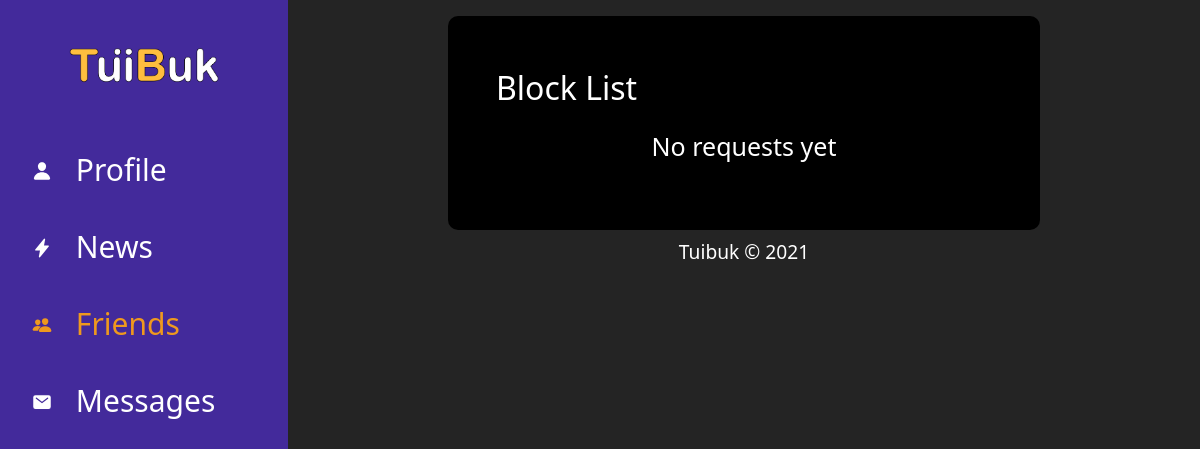
Before: /friends/block-list/ (signed in) with the older database file.
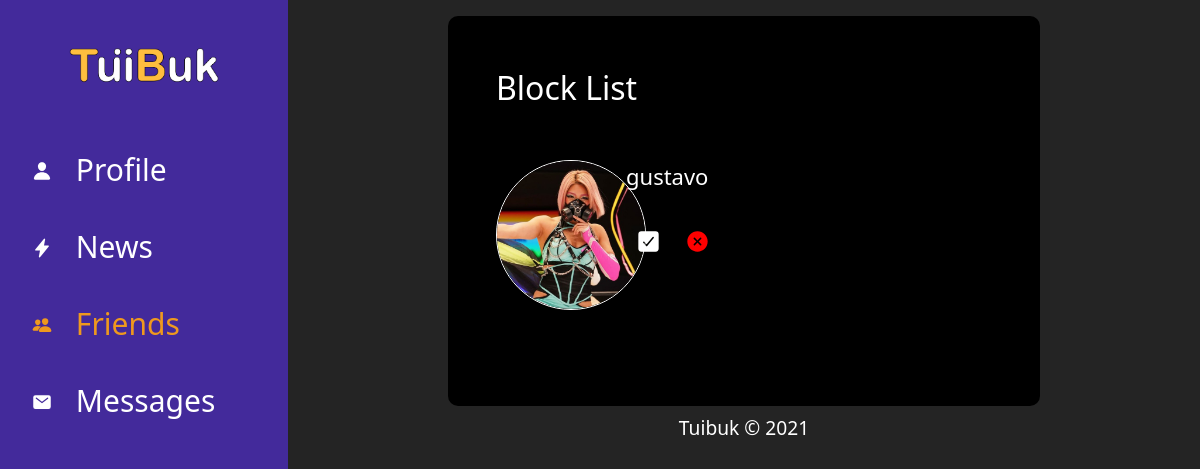
After: the same page with the newer database file.
### friends/models.py (models this page shows)
class Relationship(models.Model):
    sender = models.ForeignKey(Profile, on_delete=models.CASCADE, related_name='sender')
    receiver = models.ForeignKey(Profile, on_delete=models.CASCADE, related_name='receiver')
    status = models.CharField(max_length=8, choices=STATUS_CHOICES)
    created = models.DateTimeField(auto_now_add=True)
    def __str__(self):
        return f'{self.sender} - {self.receiver} - {self.status}'

### registration/models.py (models this page shows, shortened)
class Profile(models.Model):
    user_name = models.OneToOneField(User, on_delete=models.CASCADE)
    friend_user_code = models.CharField(max_length=15, unique=True, blank=True)
    img_profile = models.ImageField(upload_to = 'profiles', null=True, blank=True)
    intro = models.TextField(null=True, blank=True)
    birthday = models.DateField(null=True, blank=True, default=datetime.date.today)
    nationality = models.CharField(max_length=100, blank=True)
    sn_github = models.CharField(max_length=100, null=True, blank=True)
    sn_twitter = models.CharField(max_length=100, null=True, blank=True)
    sn_youtube = models.CharField(max_length=100, null=True, blank=True)
    friends = models.ManyToManyField(User, related_name='friends', blank=True)
    def __str__(self):
        return str(self.user_name)

### friends/views.py (the view)
# urls.py: path('block-list/', BlockList.as_view(), name='block_list'),
class BlockList(ListView):
    model = Relationship
    template_name = 'friends/block_list.html'
    context_object_name = 'blocks'
    def get_queryset(self):
        result = Relationship.objects.filter(sender__user_name__username=self.request.user, status='blocked')
        print(result)
        return result

### friends/templates/friends/block_list.html (shortened to what this page needs)
{% extends 'base.html' %}
{% block content %}
<div class="content-friends-list">
    <div class="label-profile text-left"><p>Block List</div>
    {% load static %}
    {% if blocks %}
        {% for element in blocks %}
            <div class="mt-5">
                <div class="mb-5 row">
                    {% if element.sender.img_profile %}
                        <div class="col-12 col-lg-3 text-center">
                            <img class="img-friends-body" src="{{element.sender.img_profile.url}}" alt="">
                        </div>
                    {% else %}
                        <div class="col-12 col-lg-3 text-center">
                            <img class="img-friends-body" src="{% static '/img/profile-default.jpg' %}" alt="">
                        </div>
                    {% endif %}
                    <div class="col-12 col-lg-9 content-friends-actions">
                        <a class="link-friends-body" href="{% url 'friends:profile' element.sender.friend_user_code  %}"><p class="p-friends-body ">{{element.sender.user_name}}</p></a>
                        <div class="friends-action-body d-md-inline">
                            <a class="friends-action messages-icon"  href="{% url 'friends:request_accepted' element.id element.sender.friend_user_code %}" ><ion-icon name="checkbox"></ion-icon></a>
                            <a class="friends-action delete-icon" href="{% url 'friends:request_remove' element.id element.sender.friend_user_code %}"><ion-icon name="close-circle"></ion-icon></a>
                        </div>
                    </div>
                </div>
            </div>
        {% endfor %}
    {% else %}
        <p class="p-no-friends text-center">No requests yet</p>
    {% endif %}
</div>
{% endblock %}

### templates/base.html (shortened to what this page needs)
<!DOCTYPE html>
<html lang="en">
<head>
    {% load static %}
    <link rel="stylesheet" href="{% static 'css/styles.css' %}">
    <link href="https://cdn.jsdelivr.net/npm/bootstrap@5.0.0-beta2/dist/css/bootstrap.min.css" rel="stylesheet">
</head>
<body>
    <div class="d-md-flex main-content">
        <div id="sidebar-container" class="bg-primary" >
            <div class="logo p-4 p-md-0 my-md-5 text-center">
                <img class="logo-img" src="{% static '/img/logos/logoletras.png' %}" alt="">
            </div>
            <div class="menu d-none d-md-block">
                <a href="{% url 'profile_core:profile' %}" class="d-block p-3 a-menu {% if '/profile/' in request.path or request.path == '/'  %}activate{% endif %}"><ion-icon name="person" class="mx-3 lead"></ion-icon> Profile</a>
                <a href="" class="d-block p-3 a-menu"><ion-icon name="flash" class="mx-3 lead"></ion-icon> News</a>
                <a href="{% url 'friends:list' %}" class="d-block p-3 a-menu {% if '/friends/' in request.path %}activate{% endif %}"><ion-icon name="people" class="mx-3 lead"></ion-icon> Friends</a>
                <a href="" class="d-block p-3 a-menu"><ion-icon name="mail" class="mx-3 lead"></ion-icon> Messages</a>
            </div>
        </div>
        <div id="content">
            <div class="content-profile">
                {% block content %}{% endblock %}
            </div>
            <div class="footer text-center mt-2">
                <p class="p-footer">Tuibuk © 2021</p>
            </div>
        </div>
    </div>
</body>
</html>

### static/css/styles.css (style rules this page uses)
:root { --primary: #432a9b; --secondary: #ef991e; --secondary-dark: #a76c1a; --light: #fff; --grey: #b1b1b1; }
body { overflow: hidden; font-weight: 300; height: 100vh; }
.d-md-flex { background-color: rgb(36, 36, 36); }
.menu a { text-decoration: none; color: var(--light); }
.a-menu { font-size: 30px; transition: .1s; }
div .bg-primary { background-color: var(--primary) !important; }
#sidebar-container .logo { padding: .875rem 1.15rem; }
#sidebar-container .menu { width: 18rem; }
.logo-img { width: 150px; }
div .activate { color: var(--secondary); }
#content { overflow-y: auto; height: 100vh; width: 100%; padding: 1em 10em; }
.content-profile { background-color: black; padding: 3em; border-radius: 10px; }
.label-profile { font-size: 2em; color: var(--light); }
.p-footer { font-size: 1.2em; color: var(--light); }
.img-friends-body { margin: 0; width: 150px; height: 150px; border-radius: 50%; border: 1px solid white; }
.link-friends-body { font-size: 40px; text-decoration: none; color: var(--light); transition: .1s; }
.p-friends-body { font-size: 22px; }
.messages-icon { color: white; transition: .1s; }
.delete-icon { color: red; transition: .1s; }
.content-friends-actions { text-align: left; }
.friends-action { font-size:25px; margin: 0 10px; transition: .1s; }

Changed rows visible on the page:
added Relationship: sender.img_profile (picture), sender.user_name "gustavo"
Other visible differences:
text no longer shown: "No requests yet"
